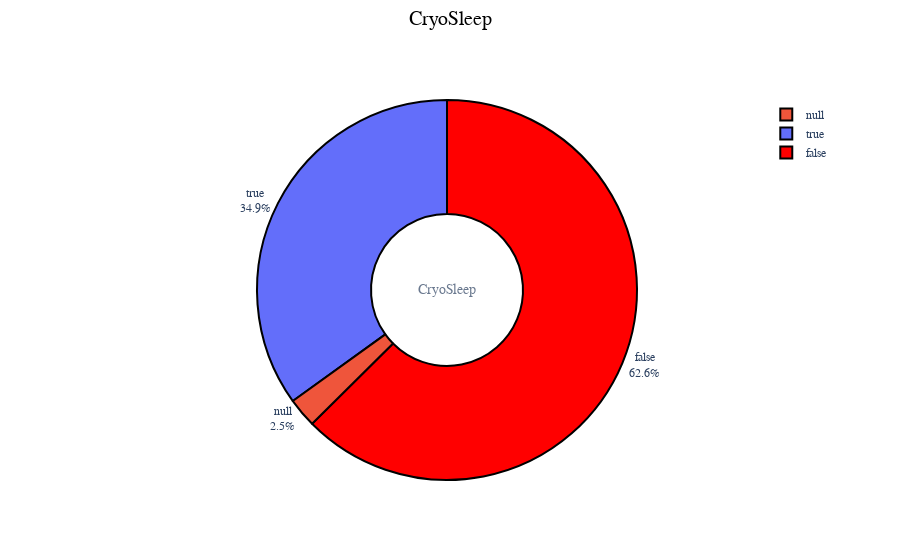

Write notebook code for a chart like this one.
### Markdown cell above
- It visualized the data with a pie graph that can recognize the data at a glance.

### Code cell
fig = go.Figure(data=[go.Pie(labels=train_data.CryoSleep, hole=.4)])
fig.add_annotation(text='CryoSleep',
                   x=0.5,y=0.5,showarrow=False,font_size=14,opacity=0.7,font_family='Bebas Neue')
fig.update_traces(hoverinfo='label+percent+value',
                  marker=dict(colors=['red','blue'], line=dict(color='#000000', width=2)))
fig.update_layout(
    font_family='Bebas Neue',
    title=dict(text='CryoSleep',x=0.50,y=0.98,
               font=dict(color='black',size=20)),
    legend=dict(orientation='v',traceorder='reversed'),
    hoverlabel=dict(bgcolor='white'))
fig.update_traces(textposition='outside', textinfo='percent+label')
fig.show()

### Figure 1 — Plotly figure (JSON) as saved in the notebook; plotly's stock layout.template omitted (floating-point values rounded to 4 significant figures; data arrays with more than 128 entries replaced by an {"elided": "..."} marker saying what was removed)
{"data": [{"hole": 0.4, "hoverinfo": "label+percent+value", "labels": {"elided": "8693 bool values"}, "marker": {"colors": ["red", "blue"], "line": {"color": "#000000", "width": 2}}, "textinfo": "percent+label", "textposition": "outside", "type": "pie"}], "layout": {"annotations": [{"font": {"family": "Bebas Neue", "size": 14}, "opacity": 0.7, "showarrow": false, "text": "CryoSleep", "x": 0.5, "y": 0.5}], "font": {"family": "Bebas Neue"}, "hoverlabel": {"bgcolor": "white"}, "legend": {"orientation": "v", "traceorder": "reversed"}, "title": {"font": {"color": "black", "size": 20}, "text": "CryoSleep", "x": 0.5, "y": 0.98}}}
